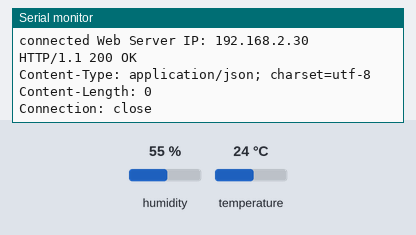
Bench run of a sketch on a simulated ESP8266 (NodeMCU). Parts: the last lines printed to the serial monitor. The test bench sets the inputs (shaded band); at power-on: humidity 55 %, temperature 24 °C. WiFi joins after 1.5 s; servers stay silent unless stated; uploads are accepted with an empty reply.

Above: at 6.7 s.
6.8 s: humidity set to 22 %
At 7.8 s:
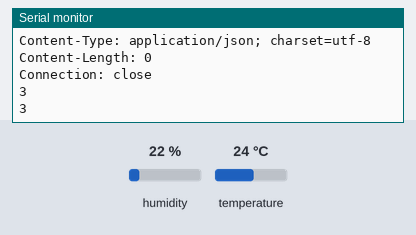
13.0 s: temperature set to 12 °C
At 18.24 s:
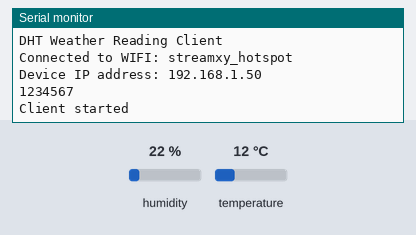
19.2 s: humidity set to 40 %
At 20.7 s:
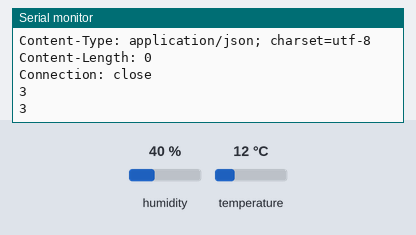
Timing chart, 0 to 22.2 s (numbered marks = the images above; inputs shaded):
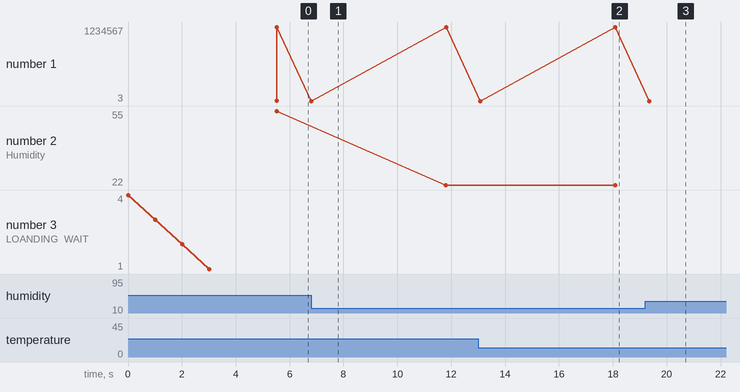

Measured:
- after the input at 13.0 s, the serial monitor: prints a new line after 5.1 s (image 2)
- plotted number 2: 55 → 22 after the input at 6.8 s, 22 → 40 after the input at 19.2 s

The sketch:

DHT22_TempHum.ino
```cpp
#include <ESP8266WiFi.h>
#include <WiFiClient.h>
#include "DHT.h"
#include "DHT_U.h"
#define DHTTYPE DHT22   // DHT 22  (AM2302), AM2321

#include <WiFiClient.h>

#define DEVICE_ID ESP.getChipId()
//const char* ssid     = "mem001";
//const char* password = "Mem001password";
const char* ssid     = "streamxy_hotspot";
const char* password = "29012010";


WiFiClient client;
//byte server[] = {10, 236, 80, 189 }; // http server - PUT HERE YOUR SERVER IP as bytes
//String serverStr = "10.236.80.189"; // http server - PUT HERE YOUR SERVER IP as string
byte server[] = {192,168,2,30 }; // http server - PUT HERE YOUR SERVER IP as bytes
String serverStr = "192.168.2.30"; // http server - PUT HERE YOUR SERVER IP as string
//Send Request interval and return status from web sever
int dsp=15 ; //15 Sec
int rsc=1200;  //20 minit
String sts;

// DHT Sensor
const int DHTPin = D5; //or GPIO14
// Initialize DHT sensor.
DHT dht(DHTPin, DHTTYPE);
float humidity, temperature;  // Values read from sensor


// Temporary variables
static char celsiusTemp[7];
static char fahrenheitTemp[7];
static char humidityTemp[7];

void setup() {
  // Initializing serial port for debugging purposes
  Serial.begin(115200);
  delay(10);

  Serial.println("\n\r \n\rWorking to connect");
   for (uint8_t t = 4; t > 0; t--) {
     Serial.print("[LOANDING] WAIT ");
     Serial.println(t);
    delay(1000);
   }

  // We start by connecting to a WiFi network
  Serial.println("");
  Serial.print("Connecting to WIFI: ");
  Serial.println(ssid);
  WiFi.mode(WIFI_STA);
  WiFi.begin(ssid, password);

  while (WiFi.status() != WL_CONNECTED) {
    delay(500);
    Serial.print(".");
  }

  Serial.println("");
  Serial.println("WiFi connected");
  Serial.println("IP address: ");
  Serial.println(WiFi.localIP());

  dht.begin();

}

void loop() {


while (!get_DHT()) {
  Serial.println("Retry read DHT");
  delay(1000);
}
Serial.print("Temperature = ");
Serial.println(temperature);
Serial.print("Humidity = ");
Serial.println(humidity);

  // Connect to WiFi network
//  WiFi.mode(WIFI_STA);
//  WiFi.begin(ssid, password);
//  Serial.print("\n\r \n\rWorking to connect");

  // Wait for connection
  while (WiFi.status() != WL_CONNECTED) {
    delay(200);
    Serial.print(".");
  }
  Serial.println("");
  Serial.println("DHT Weather Reading Client");
  Serial.print("Connected to WIFI: ");
  Serial.println(ssid);
  Serial.print("Device IP address: ");
  Serial.println(WiFi.localIP());
  Serial.println(DEVICE_ID);
//  Serial.println(ESP.getChipId()) ;
 Serial.println("Client started");

  if (client.connect(server, 80)) {  // http server is running on default port 80
    Serial.print("connected Web Server IP: ");
    Serial.println(serverStr);
    client.print("GET /TempHum/Tempdata.aspx?SID=");  // PUT HERE YOUR SERVER URL e.g. from http://192.168.1.11/SensorWriteToFile.php?temp=10.5&hum=58
    client.print(String(DEVICE_ID));
    client.print("&Temperature=");
    client.print(String(temperature));
    client.print("&Humidity=");
    client.print(String(humidity));
    client.print("&dsp_rec=");
    client.print("rec");
    client.println(" HTTP/1.1");
    client.print("Host: ");   // http server is running on port 80, so no port is specified
    client.println(serverStr);
    client.println("User-Agent: Mihi IoT 01");   // PUT HERE YOUR USER-AGENT that can be used in your php program or Apache configuration
    client.println(); // empty line for apache server
//client.print( "Connection: close\r\n\r\n");
    //Wait up to 10 seconds for server to respond then read response
    int i = 0;
    while ((!client.available()) && (i < 1000)) {
      delay(10);
      i++;
    }

    while (client.available())
    {
      String Line = client.readStringUntil('\r');
      Serial.println(Line);

    }
    client.stop();
  }
  else {
    Serial.println("Web Server connection failed");
  }
  Serial.println();
  Serial.println(WiFi.status());

  //WiFi.disconnect(); // DO NOT DISCONNECT WIFI IF YOU WANT TO LOWER YOUR POWER DURING LIGHT_SLEEP_T DELLAY !
  Serial.println(WiFi.status());

  //wifi_set_sleep_type(LIGHT_SLEEP_T);
delay(5000);
  //delay(60000*3-800); // loop every 3 minutes


}

static unsigned int get_DHT()
{
  humidity =0;
  temperature=0;
  float h = dht.readHumidity();
      // Read temperature as Celsius (the default)
    float t = dht.readTemperature();
      // Read temperature as Fahrenheit (isFahrenheit = true)
    float f = dht.readTemperature(true);
     // Check if any reads failed and exit early (to try again).
    if (isnan(h) || isnan(t) || isnan(f)) {
      Serial.println("Failed to read from DHT sensor!");
      strcpy(celsiusTemp,"Failed");
      strcpy(fahrenheitTemp, "Failed");
      strcpy(humidityTemp, "Failed");
      return(0);
     }else{
        // Computes temperature values in Celsius + Fahrenheit and Humidity
        float hic = dht.computeHeatIndex(t, h, false);
        dtostrf(hic, 6, 2, celsiusTemp);
        float hif = dht.computeHeatIndex(f, h);
        dtostrf(hif, 6, 2, fahrenheitTemp);
        dtostrf(h, 6, 2, humidityTemp);
        //String data = "hum=" + (string)h +"temp=" + (String)t;

        // You can delete the following Serial.print's, it's just for debugging purposes
//        Serial.print("Humidity: ");
//        Serial.print(h);
//        Serial.print(" %\t Temperature: ");
//        Serial.print(t);
//        Serial.print(" *C ");
//        Serial.print(f);
//        Serial.print(" *F\t Heat index: ");
//        Serial.print(hic);
//        Serial.print(" *C ");
//        Serial.print(hif);
//        Serial.println(" *F");

        humidity =h;
        temperature=t;


        return(1);
     }
}
```
